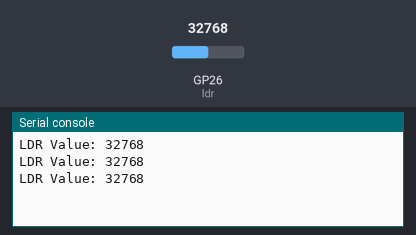
Bench run of a program on a simulated Raspberry Pi Pico running MicroPython. Parts: the last lines printed to the serial console. The inputs (shaded band) are chosen by the test bench; at power-on: GP26 (ldr) = 32768 (analog values on the 0–65535 scale).

Above: at 1.2 s.
1.3 s: GP26 (ldr) set to 45874
At 1.9 s:
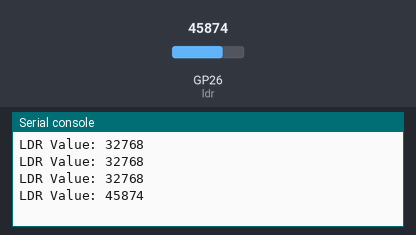
2.8 s: GP26 (ldr) set to 57670
At 3.4 s:
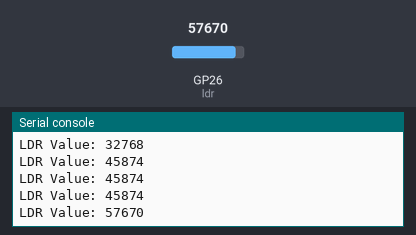
Timing chart, 0 to 5.8 s (numbered marks = the images above; inputs shaded):
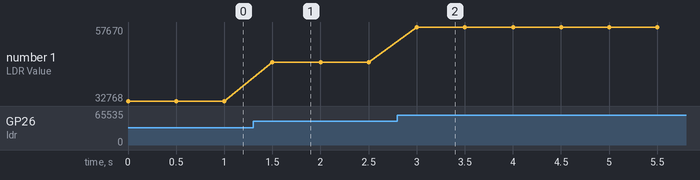

The program:

ldr.py
```python
from machine import ADC, Pin
from time import sleep

ldr = ADC(Pin(26))  # GPIO26 is ADC0

while True:
    value = ldr.read_u16()  # 16-bit analog value (0–65535)
    print("LDR Value:", value)
    sleep(0.5)
```

Measured:
- after the input at 1.3 s, the serial console: prints a new line after 0.20 s (image 1)
- after the input at 2.8 s, the serial console: prints a new line after 0.20 s (image 2)
- plotted number 1: 32768 → 45874 after the input at 1.3 s, 45874 → 57670 after the input at 2.8 s
